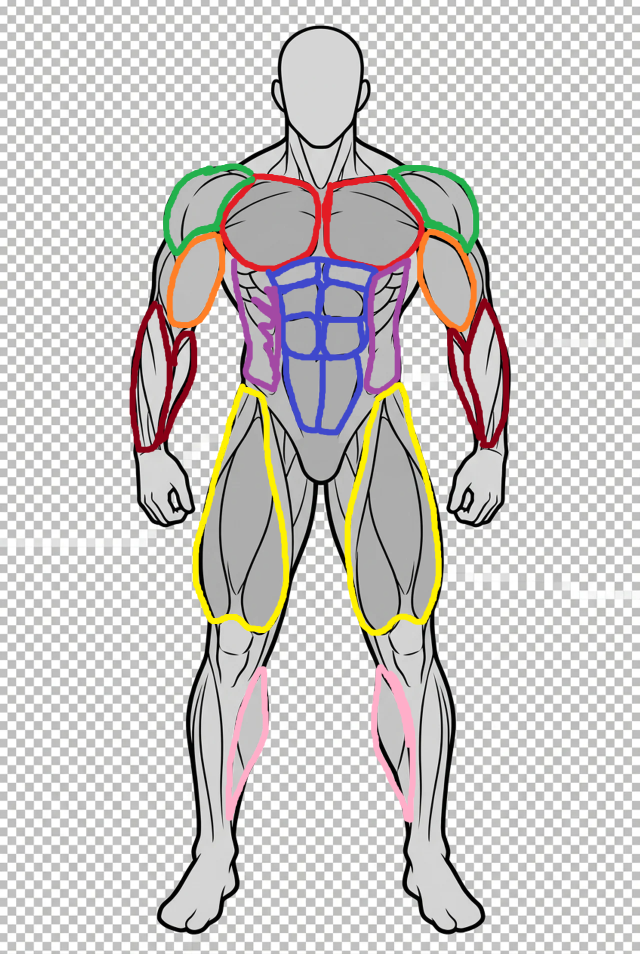
#> input picture UNBOUND/Resources/BodyMap/source_frontmap.png, 1280 x 1908 px (shown at 1/2 size)
$ python -i vectorize-source-bodymaps.py   (imports and definitions only)
#> lines starting #> are read from the running program, lines starting #| are printed output that depends on the picture; after the words box and inside, x2 and y2 are one past the last pixel; in counts of white or black regions, pixels touching at a corner belong together
#!/usr/bin/env python3
from __future__ import annotations

import json
import shutil
from dataclasses import dataclass
from pathlib import Path

import cv2
import numpy as np
from scipy import ndimage
from PIL import Image


PROJECT_ROOT = Path(__file__).resolve().parents[1]
BODYMAP_DIR = PROJECT_ROOT / "UNBOUND" / "Resources" / "BodyMap"

SOURCE_IMAGES = {
    "front": Path("/Users/jlin/Downloads/frontmap.png"),
    "back": Path("/Users/jlin/Downloads/backmap.png"),
}

REFERENCE_COPIES = {
    "front": BODYMAP_DIR / "source_frontmap.png",
    "back": BODYMAP_DIR / "source_backmap.png",
}

CLEAN_CHARACTER_COPIES = {
    "front": BODYMAP_DIR / "source_frontmap_character_base.png",
    "back": BODYMAP_DIR / "source_backmap_character_base.png",
}


@dataclass(frozen=True)
class PaletteLayer:
    key: str
    label: str
    region: str
    rgb: tuple[int, int, int]

    @property
    def hex(self) -> str:
        return "#{:02x}{:02x}{:02x}".format(*self.rgb)


PALETTE = [
    PaletteLayer("red", "Red marker", "chest_traps", (237, 28, 36)),
    PaletteLayer("green", "Green marker", "shoulders_triceps", (34, 177, 76)),
    PaletteLayer("orange", "Orange marker", "biceps_lats", (255, 127, 39)),
    PaletteLayer("yellow", "Yellow marker", "quads_forearms", (255, 242, 0)),
    PaletteLayer("blue", "Blue marker", "abs_core", (63, 72, 204)),
    PaletteLayer("cyan", "Cyan marker", "lower_back", (0, 162, 232)),
    PaletteLayer("purple", "Purple marker", "obliques_glutes", (163, 73, 164)),
    PaletteLayer("maroon", "Maroon marker", "forearms_hamstrings", (136, 0, 21)),
    PaletteLayer("pink", "Pink marker", "calves", (255, 174, 201)),
]

VIEW_REGION_OVERRIDES = {
    "front": {
        "red": "chest",
        "green": "deltoids",
        "orange": "biceps",
        "yellow": "quads",
        "blue": "abs",
        "cyan": "lower_back",
        "purple": "obliques",
        "maroon": "forearms",
        "pink": "calves",
    },
    "back": {
        "red": "traps_upper_back",
        "green": "triceps",
        "orange": "lats",
        "yellow": "forearms",
        "blue": "abs_core",
        "cyan": "lower_back",
        "purple": "glutes",
        "maroon": "hamstrings",
        "pink": "calves",
    },
}

CLEAN_CENTER_X = 640
CLEAN_VIEWBOX = (1280, 1908)

CLEAN_REGIONS = {
    "front": [
        {
            "region": "deltoids",
            "color": "#22b14c",
            "opacity": "0.78",
            "paths": [
                {
                    "side": "left",
                    "d": "M 510 340 C 462 323 410 343 374 380 C 341 414 333 462 355 495 C 385 486 409 455 421 417 C 434 377 469 350 510 340 Z",
                    "mirror": True,
                },
            ],
        },
        {
            "region": "chest",
            "color": "#ed1c24",
            "opacity": "0.78",
            "paths": [
                {
                    "side": "left",
                    "d": "M 501 373 C 458 374 424 397 410 434 C 395 473 416 509 455 528 C 499 548 560 526 608 482 C 621 464 621 415 600 391 C 572 376 535 371 501 373 Z",
                    "mirror": True,
                },
            ],
        },
        {
            "region": "biceps",
            "color": "#ff7f27",
            "opacity": "0.74",
            "paths": [
                {
                    "side": "left",
                    "d": "M 346 471 C 315 506 303 570 317 621 C 332 649 374 632 398 582 C 421 534 410 487 379 468 C 367 462 356 464 346 471 Z",
                    "mirror": True,
                },
            ],
        },
        {
            "region": "forearms",
            "color": "#880015",
            "opacity": "0.78",
            "paths": [
                {
                    "side": "left",
                    "d": "M 286 614 C 258 684 254 789 279 870 C 300 889 342 858 357 802 C 365 726 344 647 313 609 C 302 596 292 600 286 614 Z",
                    "mirror": True,
                },
            ],
        },
        {
            "region": "obliques",
            "color": "#a349a4",
            "opacity": "0.62",
            "paths": [
                {
                    "side": "left",
                    "d": "M 434 548 C 474 576 497 617 503 666 C 509 722 488 765 456 792 C 423 764 406 704 405 654 C 403 604 414 568 434 548 Z",
                    "mirror": True,
                },
            ],
        },
        {
            "region": "abs",
            "color": "#3f48cc",
            "opacity": "0.66",
            "paths": [
                {"side": "left-top", "d": "M 523 533 C 555 519 594 522 625 536 L 619 587 C 584 582 551 575 523 562 Z"},
                {"side": "right-top", "d": "M 757 533 C 725 519 686 522 655 536 L 661 587 C 696 582 729 575 757 562 Z"},
                {"side": "left-mid", "d": "M 521 612 C 552 604 587 606 620 617 L 620 668 C 586 670 553 663 522 649 Z"},
                {"side": "right-mid", "d": "M 759 612 C 728 604 693 606 660 617 L 660 668 C 694 670 727 663 758 649 Z"},
                {"side": "left-low", "d": "M 524 702 C 556 695 589 699 620 711 L 619 763 C 588 760 560 748 533 728 Z"},
                {"side": "right-low", "d": "M 756 702 C 724 695 691 699 660 711 L 661 763 C 692 760 720 748 747 728 Z"},
                {"side": "center-low", "d": "M 560 785 C 588 801 615 809 640 809 C 665 809 692 801 720 785 C 704 823 678 847 640 854 C 602 847 576 823 560 785 Z"},
            ],
        },
        {
            "region": "quads",
            "color": "#fff200",
            "opacity": "0.70",
            "paths": [
                {
                    "side": "left",
                    "d": "M 478 826 C 435 889 407 984 402 1082 C 397 1170 429 1246 470 1253 C 503 1265 536 1240 545 1186 C 550 1081 522 940 478 826 Z",
                    "mirror": True,
                },
            ],
        },
        {
            "region": "calves",
            "color": "#ffaec9",
            "opacity": "0.70",
            "paths": [
                {
                    "side": "left",
                    "d": "M 518 1348 C 550 1411 561 1504 539 1583 C 522 1642 474 1667 464 1616 C 469 1527 487 1421 518 1348 Z",
                    "mirror": True,
                },
            ],
        },
    ],
    "back": [
        {
            "region": "traps_upper_back",
            "color": "#ed1c24",
            "opacity": "0.72",
            "paths": [
                {
                    "side": "center",
                    "d": "M 580 244 C 560 287 511 318 458 348 C 414 373 376 395 344 416 C 386 432 424 456 455 489 C 498 535 563 562 625 565 L 640 587 L 655 565 C 717 562 782 535 825 489 C 856 456 894 432 936 416 C 904 395 866 373 822 348 C 769 318 720 287 700 244 C 665 236 615 236 580 244 Z",
                }
            ],
        },
        {
            "region": "triceps",
            "color": "#22b14c",
            "opacity": "0.74",
            "paths": [
                {
                    "side": "left",
                    "d": "M 407 439 C 351 449 315 511 311 588 C 309 646 342 678 384 657 C 420 598 436 511 407 439 Z",
                    "mirror": True,
                },
            ],
        },
        {
            "region": "lats",
            "color": "#ff7f27",
            "opacity": "0.66",
            "paths": [
                {
                    "side": "left",
                    "d": "M 432 548 C 477 565 532 566 580 548 C 586 633 560 735 509 808 C 463 750 427 642 432 548 Z",
                    "mirror": True,
                },
            ],
        },
        {
            "region": "forearms",
            "color": "#fff200",
            "opacity": "0.70",
            "paths": [
                {
                    "side": "left",
                    "d": "M 298 694 C 333 725 352 791 351 856 C 350 913 327 950 292 939 C 276 866 274 765 298 694 Z",
                    "mirror": True,
                },
            ],
        },
        {
            "region": "lower_back",
            "color": "#00a2e8",
            "opacity": "0.66",
            "paths": [
                {
                    "side": "center",
                    "d": "M 576 650 C 614 636 666 636 704 650 C 733 704 724 765 677 815 C 657 834 623 834 603 815 C 556 765 547 704 576 650 Z",
                }
            ],
        },
        {
            "region": "glutes",
            "color": "#a349a4",
            "opacity": "0.68",
            "paths": [
                {
                    "side": "left",
                    "d": "M 631 852 C 558 853 495 890 457 953 C 484 1008 561 1030 631 994 C 641 950 642 892 631 852 Z",
                    "mirror": True,
                },
            ],
        },
        {
            "region": "hamstrings",
            "color": "#880015",
            "opacity": "0.72",
            "paths": [
                {
                    "side": "left",
                    "d": "M 421 1034 C 478 1049 526 1095 540 1152 C 550 1228 528 1313 499 1359 C 456 1356 416 1328 407 1273 C 394 1187 398 1104 421 1034 Z",
                    "mirror": True,
                },
            ],
        },
        {
            "region": "calves",
            "color": "#ffaec9",
            "opacity": "0.70",
            "paths": [
                {
                    "side": "left",
                    "d": "M 470 1360 C 435 1423 423 1517 446 1599 C 464 1648 515 1652 532 1598 C 547 1507 525 1409 470 1360 Z",
                    "mirror": True,
                },
            ],
        },
    ],
}

CRISP_REGIONS = {
    "front": [
        {
            "region": "deltoids",
            "color": "#22b14c",
            "paths": [
                {
                    "side": "left",
                    "d": "M 505 341 C 460 326 405 346 365 386 C 329 421 323 467 349 501 C 381 490 407 457 421 414 C 434 374 466 350 505 341 Z",
                    "mirror": True,
                },
            ],
        },
        {
            "region": "chest",
            "color": "#ed1c24",
            "paths": [
                {
                    "side": "left",
                    "d": "M 498 376 C 454 378 417 400 402 437 C 384 482 411 523 457 541 C 508 561 571 534 614 488 C 626 461 621 416 594 393 C 567 380 530 374 498 376 Z",
                    "mirror": True,
                },
            ],
        },
        {
            "region": "biceps",
            "color": "#ff7f27",
            "paths": [
                {
                    "side": "left",
                    "d": "M 356 466 C 323 496 306 558 314 613 C 322 652 360 661 394 623 C 428 580 433 516 398 478 C 386 466 370 461 356 466 Z",
                    "mirror": True,
                },
            ],
        },
        {
            "region": "forearms",
            "color": "#880015",
            "paths": [
                {
                    "side": "left",
                    "d": "M 286 593 C 254 660 247 782 274 884 C 302 903 348 868 363 805 C 374 731 353 641 316 592 C 304 578 293 580 286 593 Z",
                    "mirror": True,
                },
            ],
        },
        {
            "region": "obliques",
            "color": "#a349a4",
            "paths": [
                {
                    "side": "left",
                    "d": "M 438 520 C 472 545 498 588 508 641 C 519 699 498 758 462 797 C 426 765 405 706 403 650 C 401 594 415 549 438 520 Z",
                    "mirror": True,
                },
            ],
        },
        {
            "region": "abs",
            "color": "#3f48cc",
            "paths": [
                {"side": "outer", "d": "M 515 523 C 556 504 606 506 640 529 C 674 506 724 504 765 523 C 767 640 752 745 718 822 C 691 857 667 871 640 875 C 613 871 589 857 562 822 C 528 745 513 640 515 523 Z"},
                {"side": "left-top", "d": "M 525 541 C 557 525 594 528 624 543 L 619 598 C 585 593 552 585 524 569 Z"},
                {"side": "right-top", "d": "M 755 541 C 723 525 686 528 656 543 L 661 598 C 695 593 728 585 756 569 Z"},
                {"side": "left-mid", "d": "M 520 618 C 553 609 587 611 621 623 L 621 681 C 586 684 553 676 522 661 Z"},
                {"side": "right-mid", "d": "M 760 618 C 727 609 693 611 659 623 L 659 681 C 694 684 727 676 758 661 Z"},
                {"side": "left-low", "d": "M 526 705 C 557 697 590 700 621 714 L 620 773 C 590 769 562 756 535 733 Z"},
                {"side": "right-low", "d": "M 754 705 C 723 697 690 700 659 714 L 660 773 C 690 769 718 756 745 733 Z"},
            ],
        },
        {
            "region": "quads",
            "color": "#fff200",
            "paths": [
                {
                    "side": "left",
                    "d": "M 478 811 C 430 873 403 980 398 1085 C 394 1178 428 1254 470 1270 C 506 1264 539 1222 548 1162 C 547 1054 522 925 478 811 Z",
                    "mirror": True,
                },
            ],
        },
        {
            "region": "calves",
            "color": "#ffaec9",
            "paths": [
                {
                    "side": "left",
                    "d": "M 519 1324 C 555 1387 569 1498 543 1595 C 525 1653 470 1680 459 1618 C 465 1517 484 1406 519 1324 Z",
                    "mirror": True,
                },
            ],
        },
    ],
    "back": [
        {
            "region": "traps_upper_back",
            "color": "#ed1c24",
            "paths": [
                {
                    "side": "center",
                    "d": "M 584 320 L 540 322 C 505 345 451 371 400 402 C 361 426 333 449 321 473 C 373 493 421 522 458 568 C 498 618 529 684 608 714 C 627 722 653 722 672 714 C 751 684 782 618 822 568 C 859 522 907 493 959 473 C 947 449 919 426 880 402 C 829 371 775 345 740 322 L 696 320 C 690 362 672 405 640 452 C 608 405 590 362 584 320 Z",
                },
            ],
        },
        {
            "region": "triceps",
            "color": "#22b14c",
            "paths": [
                {
                    "side": "left",
                    "d": "M 405 443 C 352 454 317 513 313 590 C 310 649 342 681 385 658 C 420 601 435 515 405 443 Z",
                    "mirror": True,
                },
            ],
        },
        {
            "region": "lats",
            "color": "#ff7f27",
            "paths": [
                {
                    "side": "left",
                    "d": "M 430 520 C 478 542 540 543 590 518 C 603 620 577 733 510 825 C 463 761 426 638 430 520 Z",
                    "mirror": True,
                },
            ],
        },
        {
            "region": "forearms",
            "color": "#fff200",
            "paths": [
                {
                    "side": "left",
                    "d": "M 294 650 C 334 684 359 766 360 850 C 360 922 333 970 289 956 C 268 876 265 745 294 650 Z",
                    "mirror": True,
                },
            ],
        },
        {
            "region": "lower_back",
            "color": "#00a2e8",
            "paths": [
                {
                    "side": "center",
                    "d": "M 571 624 C 612 608 668 608 709 624 C 744 685 733 761 680 824 C 658 846 622 846 600 824 C 547 761 536 685 571 624 Z",
                },
            ],
        },
        {
            "region": "glutes",
            "color": "#a349a4",
            "paths": [
                {
                    "side": "left",
                    "d": "M 637 810 C 557 806 488 855 452 936 C 482 1008 559 1037 637 1001 C 652 951 653 862 637 810 Z",
                    "mirror": True,
                },
            ],
        },
        {
            "region": "hamstrings",
            "color": "#880015",
            "paths": [
                {
                    "side": "left",
                    "d": "M 421 960 C 478 986 536 1036 552 1107 C 568 1192 538 1289 505 1368 C 458 1369 407 1337 395 1276 C 381 1178 386 1047 421 960 Z",
                    "mirror": True,
                },
            ],
        },
        {
            "region": "calves",
            "color": "#ffaec9",
            "paths": [
                {
                    "side": "left",
                    "d": "M 468 1326 C 429 1385 413 1517 439 1605 C 458 1660 525 1665 544 1607 C 563 1504 538 1378 468 1326 Z",
                    "mirror": True,
                },
            ],
        },
    ],
}

MIRRORED_TRACE_SOURCE_HALF = {
    "front": "right",
    "back": "right",
}

FILLED_REGION_PATH_OVERRIDES = {}

ANATOMY_DETAIL_COLORS = {
    "front": {
        "chest": "#ed1c24",
        "deltoids": "#22b14c",
        "biceps": "#ff7f27",
        "forearm": "#880015",
        "abs": "#3f48cc",
        "obliques": "#a349a4",
        "quadriceps": "#fff200",
        "tibialis": "#ffaec9",
        "calves": "#ffaec9",
    },
    "back": {
        "trapezius": "#ed1c24",
        "upper-back": "#ff7f27",
        "lower-back": "#00a2e8",
        "deltoids": "#22b14c",
        "triceps": "#22b14c",
        "forearm": "#fff200",
        "gluteal": "#a349a4",
        "hamstring": "#880015",
        "calves": "#ffaec9",
    },
}

ANATOMY_REGION_NAMES = {
    "chest": "chest",
    "deltoids": "deltoids",
    "biceps": "biceps",
    "triceps": "triceps",
    "forearm": "forearms",
    "abs": "abs",
    "obliques": "obliques",
    "quadriceps": "quads",
    "adductors": "adductors",
    "tibialis": "calves",
    "calves": "calves",
    "trapezius": "traps_upper_back",
    "upper-back": "lats_upper_back",
    "lower-back": "lower_back",
    "gluteal": "glutes",
    "hamstring": "hamstrings",
}


# [78 lines left out: functions escape_attr, normalize_svg_path, contour_to_path, not called in this run]


def mask_for_layer(image_rgb: np.ndarray, layer: PaletteLayer) -> np.ndarray:
    hsv = cv2.cvtColor(image_rgb, cv2.COLOR_RGB2HSV)
    saturation = hsv[:, :, 1]
    value = hsv[:, :, 2]
    candidates = (saturation > 55) & (value > 35)

    palette_rgb = np.array([item.rgb for item in PALETTE], dtype=np.float32)
    pixels = image_rgb.astype(np.float32)
    distances = np.sqrt(((pixels[:, :, None, :] - palette_rgb[None, None, :, :]) ** 2).sum(axis=3))
    nearest = distances.argmin(axis=2)
    min_distance = distances.min(axis=2)
    layer_index = next(index for index, item in enumerate(PALETTE) if item.key == layer.key)

    mask = candidates & (nearest == layer_index) & (min_distance < 115)
    mask = (mask.astype(np.uint8) * 255)
    mask = cv2.medianBlur(mask, 3)

    close_kernel = np.ones((5, 5), np.uint8)
    mask = cv2.morphologyEx(mask, cv2.MORPH_CLOSE, close_kernel, iterations=1)
    return mask


# [19 lines left out: function mirror_mask_half, not called in this run]


def marker_mask(image_rgb: np.ndarray) -> np.ndarray:
    combined = np.zeros(image_rgb.shape[:2], dtype=np.uint8)
    for layer in PALETTE:
        combined = cv2.bitwise_or(combined, mask_for_layer(image_rgb, layer))

    kernel = cv2.getStructuringElement(cv2.MORPH_ELLIPSE, (9, 9))
    combined = cv2.dilate(combined, kernel, iterations=2)
    combined = cv2.morphologyEx(combined, cv2.MORPH_CLOSE, kernel, iterations=1)
    return combined


# [1025 lines left out: functions write_clean_character_base, contours_for_mask, layer_path_data, filled_region_path_data, render_svg, render_character_trace_svg and 20 more, not called in this run]


# [2 lines not run here, left out]

>>> import cv2
>>> picture = cv2.cvtColor(cv2.imread('../UNBOUND/Resources/BodyMap/source_frontmap.png'), cv2.COLOR_BGR2RGB)
>>> result = marker_mask(picture)
#> the loop in marker_mask, `for layer in PALETTE:` made 9 passes
#> pass 1, in mask_for_layer, `saturation = hsv[:, :, 1]`:
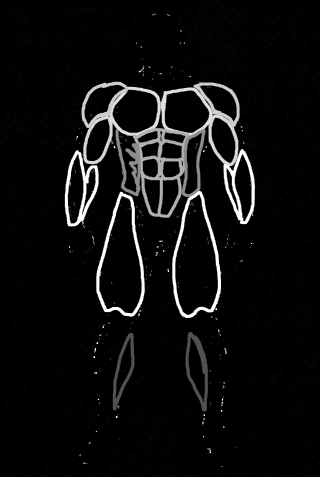
#> saturation: shape (1908, 1280) (shown at 1/4 size); min 0, max 255, mean 12.9
#> pass 1, in mask_for_layer, `value = hsv[:, :, 2]`:
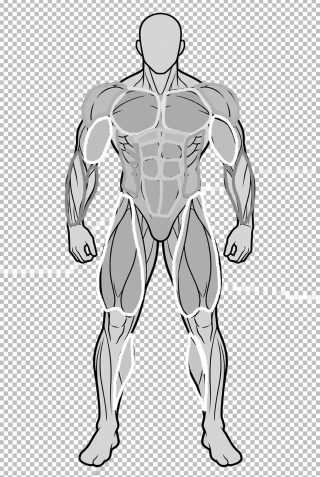
#> value: shape (1908, 1280) (shown at 1/4 size); min 0, max 255, mean 207.6
#> pass 1, in mask_for_layer, `candidates = (saturation > 55) & (value > 35)`:
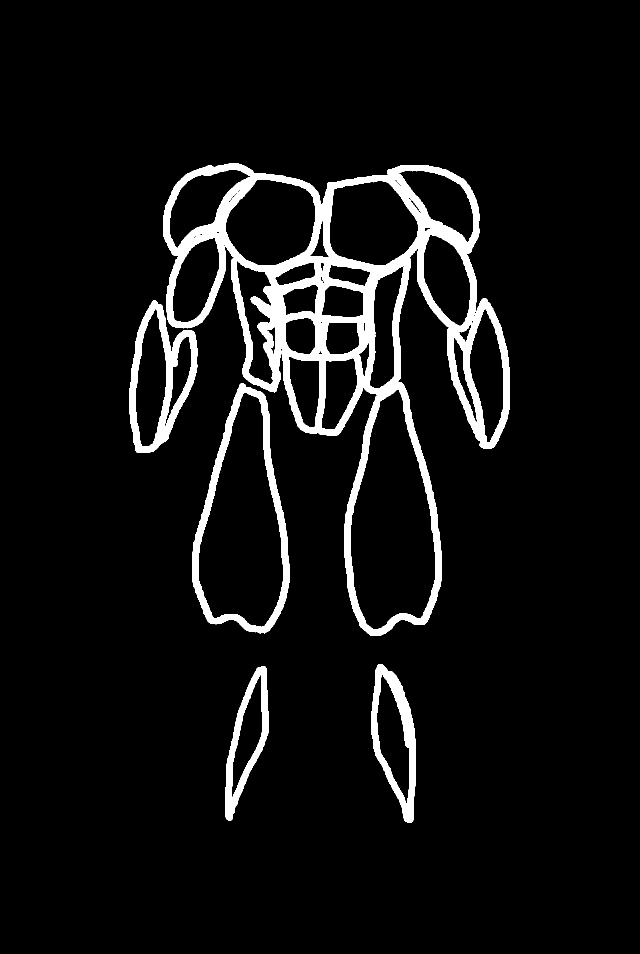
#> candidates: shape (1908, 1280) bool (shown at 1/2 size); 6.3% white; 5 white regions, box (x1, y1, x2, y2) and area: (326, 327, 1019, 1272) 108585, (385, 767, 579, 1267) 15142, (259, 601, 395, 906) 12359, (742, 1328, 831, 1646) 9246, (451, 1332, 538, 1642) 7558
#> (the rest of the program and of its run is left out)
